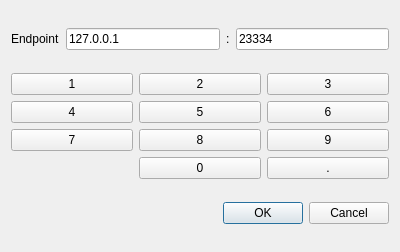
<?xml version="1.0" encoding="UTF-8"?>
<ui version="4.0">
 <class>SetEndpoint</class>
 <widget class="QDialog" name="SetEndpoint">
  <property name="geometry">
   <rect>
    <x>0</x>
    <y>0</y>
    <width>400</width>
    <height>252</height>
   </rect>
  </property>
  <property name="windowTitle">
   <string>Set Endpoint</string>
  </property>
  <layout class="QVBoxLayout" name="verticalLayout">
   <item>
    <layout class="QHBoxLayout" name="horizontalLayout">
     <item>
      <widget class="QLabel" name="label">
       <property name="text">
        <string>Endpoint</string>
       </property>
      </widget>
     </item>
     <item>
      <widget class="QLineEdit" name="lineEdit">
       <property name="text">
        <string>127.0.0.1</string>
       </property>
      </widget>
     </item>
     <item>
      <widget class="QLabel" name="label_2">
       <property name="text">
        <string>:</string>
       </property>
      </widget>
     </item>
     <item>
      <widget class="QLineEdit" name="lineEdit_2">
       <property name="text">
        <string>23334</string>
       </property>
      </widget>
     </item>
    </layout>
   </item>
   <item>
    <layout class="QGridLayout" name="gridLayout">
     <item row="2" column="1">
      <widget class="QPushButton" name="num8">
       <property name="text">
        <string>8</string>
       </property>
      </widget>
     </item>
     <item row="2" column="0">
      <widget class="QPushButton" name="num7">
       <property name="text">
        <string>7</string>
       </property>
      </widget>
     </item>
     <item row="0" column="1">
      <widget class="QPushButton" name="num2">
       <property name="text">
        <string>2</string>
       </property>
      </widget>
     </item>
     <item row="1" column="1">
      <widget class="QPushButton" name="num5">
       <property name="text">
        <string>5</string>
       </property>
      </widget>
     </item>
     <item row="1" column="2">
      <widget class="QPushButton" name="num6">
       <property name="text">
        <string>6</string>
       </property>
      </widget>
     </item>
     <item row="0" column="0">
      <widget class="QPushButton" name="num1">
       <property name="text">
        <string>1</string>
       </property>
      </widget>
     </item>
     <item row="2" column="2">
      <widget class="QPushButton" name="num9">
       <property name="text">
        <string>9</string>
       </property>
      </widget>
     </item>
     <item row="0" column="2">
      <widget class="QPushButton" name="num3">
       <property name="text">
        <string>3</string>
       </property>
      </widget>
     </item>
     <item row="1" column="0">
      <widget class="QPushButton" name="num4">
       <property name="text">
        <string>4</string>
       </property>
      </widget>
     </item>
     <item row="3" column="1">
      <widget class="QPushButton" name="num0">
       <property name="text">
        <string>0</string>
       </property>
      </widget>
     </item>
     <item row="3" column="2">
      <widget class="QPushButton" name="btnDot">
       <property name="text">
        <string>.</string>
       </property>
      </widget>
     </item>
    </layout>
   </item>
   <item>
    <widget class="QDialogButtonBox" name="buttonBox">
     <property name="orientation">
      <enum>Qt::Horizontal</enum>
     </property>
     <property name="standardButtons">
      <set>QDialogButtonBox::Cancel|QDialogButtonBox::Ok</set>
     </property>
    </widget>
   </item>
  </layout>
 </widget>
 <resources/>
 <connections>
  <connection>
   <sender>buttonBox</sender>
   <signal>accepted()</signal>
   <receiver>SetEndpoint</receiver>
   <slot>accept()</slot>
   <hints>
    <hint type="sourcelabel">
     <x>248</x>
     <y>254</y>
    </hint>
    <hint type="destinationlabel">
     <x>157</x>
     <y>274</y>
    </hint>
   </hints>
  </connection>
  <connection>
   <sender>buttonBox</sender>
   <signal>rejected()</signal>
   <receiver>SetEndpoint</receiver>
   <slot>reject()</slot>
   <hints>
    <hint type="sourcelabel">
     <x>316</x>
     <y>260</y>
    </hint>
    <hint type="destinationlabel">
     <x>286</x>
     <y>274</y>
    </hint>
   </hints>
  </connection>
 </connections>
</ui>
